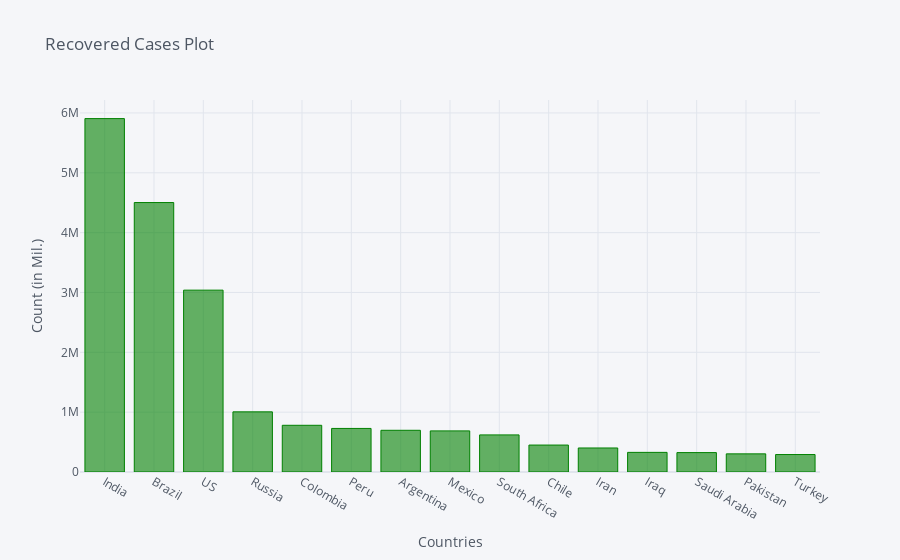

Source (notebook cell):
### Code cell
recovered_df2_plot.iplot(kind='bar', x='Country/Region', y='10/9/20',color='green',
                         title='Recovered Cases Plot',xTitle='Countries',yTitle='Count (in Mil.)')

### Figure 1 — Plotly figure (JSON) as saved in the notebook; plotly's stock layout.template omitted (floating-point values rounded to 4 significant figures)
{"data": [{"marker": {"color": "rgba(0, 128, 0, 0.6)", "line": {"color": "rgba(0, 128, 0, 1.0)", "width": 1}}, "name": "10/9/20", "orientation": "v", "text": "", "type": "bar", "x": ["India", "Brazil", "US", "Russia", "Colombia", "Peru", "Argentina", "Mexico", "South Africa", "Chile", "Iran", "Iraq", "Saudi Arabia", "Pakistan", "Turkey"], "y": [5906069, 4502854, 3039089, 1005199, 780547, 728216, 697141, 687123, 620081, 450297, 401379, 328097, 324282, 303062, 291754]}], "layout": {"legend": {"bgcolor": "#F5F6F9", "font": {"color": "#4D5663"}}, "paper_bgcolor": "#F5F6F9", "plot_bgcolor": "#F5F6F9", "title": {"font": {"color": "#4D5663"}, "text": "Recovered Cases Plot"}, "xaxis": {"gridcolor": "#E1E5ED", "showgrid": true, "tickfont": {"color": "#4D5663"}, "title": {"font": {"color": "#4D5663"}, "text": "Countries"}, "zerolinecolor": "#E1E5ED"}, "yaxis": {"gridcolor": "#E1E5ED", "showgrid": true, "tickfont": {"color": "#4D5663"}, "title": {"font": {"color": "#4D5663"}, "text": "Count (in Mil.)"}, "zerolinecolor": "#E1E5ED"}}}
